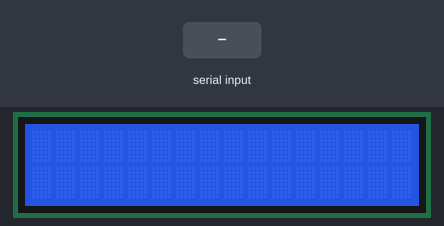
A sketch run on a simulated Arduino Uno, built with avr-gcc and run on an emulated ATmega328P. On the bench: 16×2 character LCD. Inputs (shaded band) come from the test bench. What the sketch prints to the serial monitor is not drawn.

Above: at 1.2 s.
1.3 s: "1" received over Serial
At 4.1 s:
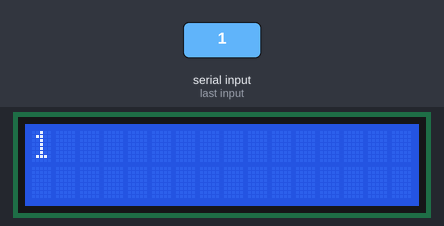
4.3 s: "0" received over Serial
At 7.1 s:
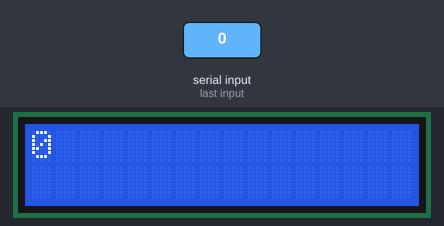
7.3 s: "2" received over Serial
At 9.9 s:
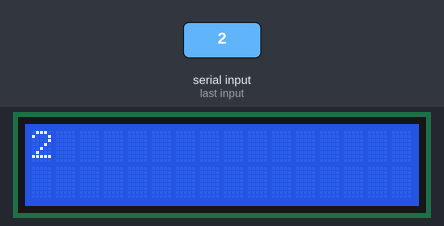
Timing chart, 0 to 11.4 s (numbered marks = the images above; inputs shaded):
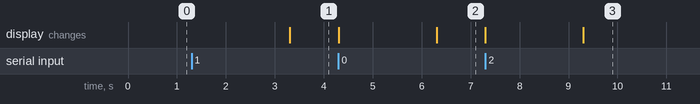

The sketch:

ArduinoLCD.ino
```cpp
#include <LiquidCrystal.h>

// initialize the library with the numbers of the interface pins
LiquidCrystal lcd(12, 11, 5, 4, 3, 2);

void setup() {
  // set up the LCD's number of columns and rows:
  lcd.begin(16, 2);
  // initialize the serial communications:
  Serial.begin(9600);
}

void loop() {
  if (Serial.available()) {
    lcd.clear();
    delay(1000);

    String serialInput = "";
    while (Serial.available() > 0) {
      serialInput = Serial.readString();
    }
    Serial.print(serialInput.length());
    if(serialInput.length() > 16){                  //Check if new line is needed
      lcd.print(serialInput.substring(0,16));       //Substring end of screen
      lcd.setCursor(0, 1);                          //Start new row
      lcd.print(serialInput.substring(16, 32));     //Take the last values that there is space for
    }else{
      lcd.print(serialInput);
    }
  }
}
```

Measured:
- after the input at 1.3 s, the display: changes after 2.0 s (image 1)
- after the input at 4.3 s, the display: first changes at once (image 2 shows a later state)
- after the input at 7.3 s, the display: first changes at once (image 3 shows a later state)
